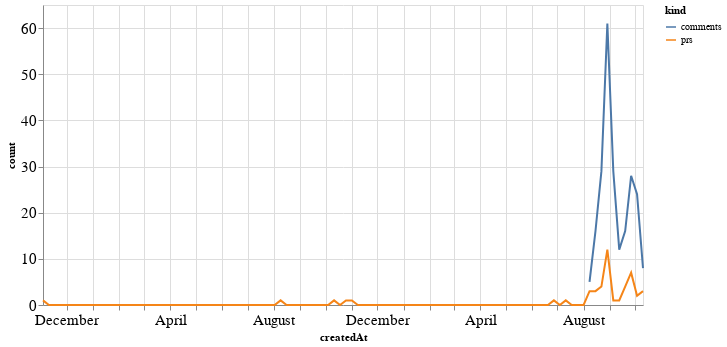

The cell this chart's notebook holds for it:
### Code cell
alt.Chart(total_time, width=600).mark_line().encode(
    x='createdAt',
    y='count',
    color='kind'
)

### Figure 1 — Vega-Lite specification as saved in the notebook (floating-point values rounded to 4 significant figures; data arrays with more than 128 entries replaced by an {"elided": "..."} marker saying what was removed)
{"config": {"axisLeft": {"labelFontSize": 15}, "axisBottom": {"labelFontSize": 15}}, "data": {"name": "data-4148e173fcae69f0a5993b2d6e5bebe3"}, "mark": "line", "encoding": {"color": {"type": "nominal", "field": "kind"}, "x": {"type": "temporal", "field": "createdAt"}, "y": {"type": "quantitative", "field": "count"}}, "width": 600, "$schema": "https://vega.github.io/schema/vega-lite/v4.8.1.json", "datasets": {"data-4148e173fcae69f0a5993b2d6e5bebe3": {"elided": "204 records"}}}
